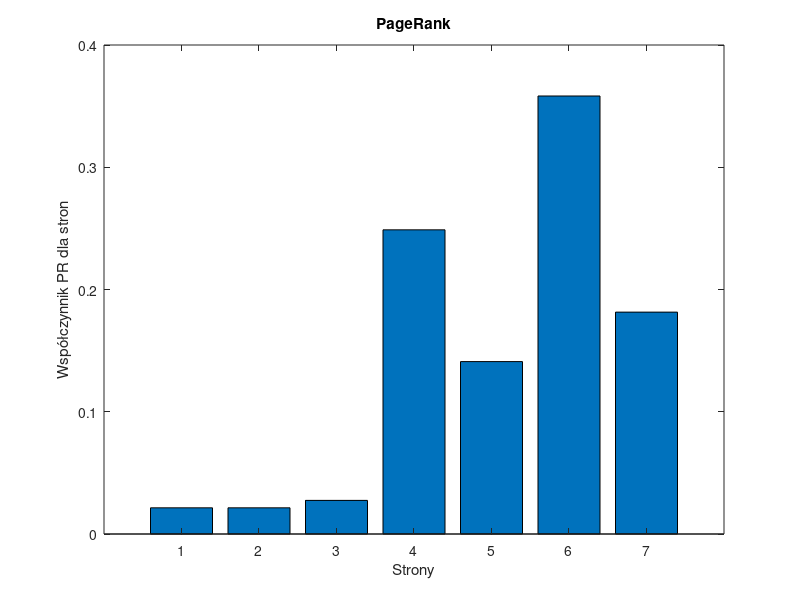

Write the MATLAB code that produced this figure.
function [Edges, I, B, A, b, r] = page_rank()
Edges = [1, 1, 2, 2, 2, 3, 3, 3, 4, 4, 5, 5, 6, 6, 7;
         4, 6, 3, 4, 5, 5, 6, 7, 5, 6, 4, 6, 4, 7, 6];
I = speye(7);
B = sparse(Edges(2,:), Edges(1,:), 1, 7, 7);
A = spdiags(sum(B, 1)' .^ (-1), 0, 7, 7);
b = (1 - 0.85) / 7 * ones(7, 1);
M = I - 0.85 * B * A;
r = M \ b;

bar(r);
hold on;
title("PageRank");
xlabel("Strony");
ylabel("Współczynnik PR dla stron");
hold off;
end